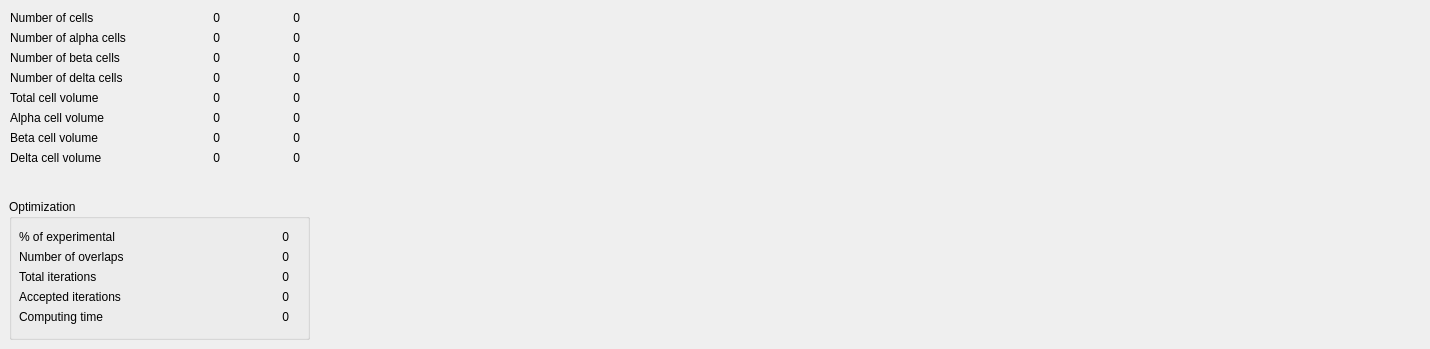
      <widget class="QWidget" name="tab_final_islet_stats">
       <attribute name="title">
        <string>Final islet</string>
       </attribute>
       <widget class="QLabel" name="fin_deltacells_value">
        <property name="geometry">
         <rect>
          <x>170</x>
          <y>70</y>
          <width>50</width>
          <height>15</height>
         </rect>
        </property>
        <property name="text">
         <string>0</string>
        </property>
        <property name="alignment">
         <set>Qt::AlignRight|Qt::AlignTrailing|Qt::AlignVCenter</set>
        </property>
       </widget>
       <widget class="QLabel" name="fin_ncells_value">
        <property name="geometry">
         <rect>
          <x>170</x>
          <y>10</y>
          <width>50</width>
          <height>15</height>
         </rect>
        </property>
        <property name="text">
         <string>0</string>
        </property>
        <property name="alignment">
         <set>Qt::AlignRight|Qt::AlignTrailing|Qt::AlignVCenter</set>
        </property>
       </widget>
       <widget class="QLabel" name="fin_alphacells_perc">
        <property name="geometry">
         <rect>
          <x>250</x>
          <y>30</y>
          <width>50</width>
          <height>15</height>
         </rect>
        </property>
        <property name="text">
         <string>0</string>
        </property>
        <property name="alignment">
         <set>Qt::AlignRight|Qt::AlignTrailing|Qt::AlignVCenter</set>
        </property>
       </widget>
       <widget class="QLabel" name="fin_betacells_value">
        <property name="geometry">
         <rect>
          <x>170</x>
          <y>50</y>
          <width>50</width>
          <height>15</height>
         </rect>
        </property>
        <property name="text">
         <string>0</string>
        </property>
        <property name="alignment">
         <set>Qt::AlignRight|Qt::AlignTrailing|Qt::AlignVCenter</set>
        </property>
       </widget>
       <widget class="QLabel" name="fin_betacells_perc">
        <property name="geometry">
         <rect>
          <x>250</x>
          <y>50</y>
          <width>50</width>
          <height>15</height>
         </rect>
        </property>
        <property name="text">
         <string>0</string>
        </property>
        <property name="alignment">
         <set>Qt::AlignRight|Qt::AlignTrailing|Qt::AlignVCenter</set>
        </property>
       </widget>
       <widget class="QLabel" name="fin_delta_cells_label">
        <property name="geometry">
         <rect>
          <x>10</x>
          <y>70</y>
          <width>141</width>
          <height>16</height>
         </rect>
        </property>
        <property name="text">
         <string>Number of delta cells</string>
        </property>
       </widget>
       <widget class="QLabel" name="fin_ncells_perc">
        <property name="geometry">
         <rect>
          <x>250</x>
          <y>10</y>
          <width>50</width>
          <height>15</height>
         </rect>
        </property>
        <property name="text">
         <string>0</string>
        </property>
        <property name="alignment">
         <set>Qt::AlignRight|Qt::AlignTrailing|Qt::AlignVCenter</set>
        </property>
       </widget>
       <widget class="QLabel" name="fin_beta_cells_label">
        <property name="geometry">
         <rect>
          <x>10</x>
          <y>50</y>
          <width>1411</width>
          <height>16</height>
         </rect>
        </property>
        <property name="text">
         <string>Number of beta cells</string>
        </property>
       </widget>
       <widget class="QLabel" name="fin_ncells_label">
        <property name="geometry">
         <rect>
          <x>10</x>
          <y>10</y>
          <width>141</width>
          <height>16</height>
         </rect>
        </property>
        <property name="text">
         <string>Number of cells</string>
        </property>
       </widget>
       <widget class="QLabel" name="fin_alpha_cells_label">
        <property name="geometry">
         <rect>
          <x>10</x>
          <y>30</y>
          <width>141</width>
          <height>16</height>
         </rect>
        </property>
        <property name="text">
         <string>Number of alpha cells</string>
        </property>
       </widget>
       <widget class="QLabel" name="fin_alphacells_value">
        <property name="geometry">
         <rect>
          <x>170</x>
          <y>30</y>
          <width>50</width>
          <height>15</height>
         </rect>
        </property>
        <property name="text">
         <string>0</string>
        </property>
        <property name="alignment">
         <set>Qt::AlignRight|Qt::AlignTrailing|Qt::AlignVCenter</set>
        </property>
       </widget>
       <widget class="QLabel" name="fin_deltacells_perc">
        <property name="geometry">
         <rect>
          <x>250</x>
          <y>70</y>
          <width>50</width>
          <height>15</height>
         </rect>
        </property>
        <property name="text">
         <string>0</string>
        </property>
        <property name="alignment">
         <set>Qt::AlignRight|Qt::AlignTrailing|Qt::AlignVCenter</set>
        </property>
       </widget>
       <widget class="QGroupBox" name="opt_stats_groupbox">
        <property name="geometry">
         <rect>
          <x>9</x>
          <y>199</y>
          <width>301</width>
          <height>141</height>
         </rect>
        </property>
        <property name="title">
         <string>Optimization </string>
        </property>
        <widget class="QLabel" name="perc_of_total_label">
         <property name="geometry">
          <rect>
           <x>10</x>
           <y>30</y>
           <width>130</width>
           <height>16</height>
          </rect>
         </property>
         <property name="text">
          <string>% of experimental</string>
         </property>
        </widget>
        <widget class="QLabel" name="n_overlaps_label">
         <property name="geometry">
          <rect>
           <x>10</x>
           <y>50</y>
           <width>130</width>
           <height>16</height>
          </rect>
         </property>
         <property name="text">
          <string>Number of overlaps</string>
         </property>
        </widget>
        <widget class="QLabel" name="total_iter_label">
         <property name="geometry">
          <rect>
           <x>10</x>
           <y>70</y>
           <width>130</width>
           <height>16</height>
          </rect>
         </property>
         <property name="text">
          <string>Total iterations</string>
         </property>
        </widget>
        <widget class="QLabel" name="acc_iter_label">
         <property name="geometry">
          <rect>
           <x>10</x>
           <y>90</y>
           <width>130</width>
           <height>16</height>
          </rect>
         </property>
         <property name="text">
          <string>Accepted iterations</string>
         </property>
        </widget>
        <widget class="QLabel" name="comp_time_label">
         <property name="geometry">
          <rect>
           <x>10</x>
           <y>110</y>
           <width>130</width>
           <height>16</height>
          </rect>
         </property>
         <property name="text">
          <string>Computing time</string>
         </property>
        </widget>
        <widget class="QLabel" name="perc_of_total_value">
         <property name="geometry">
          <rect>
           <x>180</x>
           <y>30</y>
           <width>100</width>
           <height>15</height>
          </rect>
         </property>
         <property name="text">
          <string>0</string>
         </property>
         <property name="alignment">
          <set>Qt::AlignRight|Qt::AlignTrailing|Qt::AlignVCenter</set>
         </property>
        </widget>
        <widget class="QLabel" name="n_overlaps_value">
         <property name="geometry">
          <rect>
           <x>180</x>
           <y>50</y>
           <width>100</width>
           <height>15</height>
          </rect>
         </property>
         <property name="text">
          <string>0</string>
         </property>
         <property name="alignment">
          <set>Qt::AlignRight|Qt::AlignTrailing|Qt::AlignVCenter</set>
         </property>
        </widget>
        <widget class="QLabel" name="total_iter_value">
         <property name="geometry">
          <rect>
           <x>180</x>
           <y>70</y>
           <width>100</width>
           <height>15</height>
          </rect>
         </property>
         <property name="text">
          <string>0</string>
         </property>
         <property name="alignment">
          <set>Qt::AlignRight|Qt::AlignTrailing|Qt::AlignVCenter</set>
         </property>
        </widget>
        <widget class="QLabel" name="acc_iter_value">
         <property name="geometry">
          <rect>
           <x>180</x>
           <y>90</y>
           <width>100</width>
           <height>15</height>
          </rect>
         </property>
         <property name="text">
          <string>0</string>
         </property>
         <property name="alignment">
          <set>Qt::AlignRight|Qt::AlignTrailing|Qt::AlignVCenter</set>
         </property>
        </widget>
        <widget class="QLabel" name="comp_time_value">
         <property name="geometry">
          <rect>
           <x>180</x>
           <y>110</y>
           <width>100</width>
           <height>15</height>
          </rect>
         </property>
         <property name="text">
          <string>0</string>
         </property>
         <property name="alignment">
          <set>Qt::AlignRight|Qt::AlignTrailing|Qt::AlignVCenter</set>
         </property>
        </widget>
       </widget>
       <widget class="QLabel" name="fin_total_vol_label">
        <property name="geometry">
         <rect>
          <x>10</x>
          <y>90</y>
          <width>141</width>
          <height>16</height>
         </rect>
        </property>
        <property name="text">
         <string>Total cell volume</string>
        </property>
       </widget>
       <widget class="QLabel" name="fin_total_vol_value">
        <property name="geometry">
         <rect>
          <x>170</x>
          <y>90</y>
          <width>50</width>
          <height>15</height>
         </rect>
        </property>
        <property name="text">
         <string>0</string>
        </property>
        <property name="alignment">
         <set>Qt::AlignRight|Qt::AlignTrailing|Qt::AlignVCenter</set>
        </property>
       </widget>
       <widget class="QLabel" name="fin_total_vol_perc">
        <property name="geometry">
         <rect>
          <x>250</x>
          <y>90</y>
          <width>50</width>
          <height>15</height>
         </rect>
        </property>
        <property name="text">
         <string>0</string>
        </property>
        <property name="alignment">
         <set>Qt::AlignRight|Qt::AlignTrailing|Qt::AlignVCenter</set>
        </property>
       </widget>
       <widget class="QLabel" name="fin_alpha_vol_label">
        <property name="geometry">
         <rect>
          <x>10</x>
          <y>110</y>
          <width>141</width>
          <height>16</height>
         </rect>
        </property>
        <property name="text">
         <string>Alpha cell volume</string>
        </property>
       </widget>
       <widget class="QLabel" name="fin_alpha_vol_value">
        <property name="geometry">
         <rect>
          <x>170</x>
          <y>110</y>
          <width>50</width>
          <height>15</height>
         </rect>
        </property>
        <property name="text">
         <string>0</string>
        </property>
        <property name="alignment">
         <set>Qt::AlignRight|Qt::AlignTrailing|Qt::AlignVCenter</set>
        </property>
       </widget>
       <widget class="QLabel" name="fin_alpha_vol_perc">
        <property name="geometry">
         <rect>
          <x>250</x>
          <y>110</y>
          <width>50</width>
          <height>15</height>
         </rect>
        </property>
        <property name="text">
         <string>0</string>
        </property>
        <property name="alignment">
         <set>Qt::AlignRight|Qt::AlignTrailing|Qt::AlignVCenter</set>
        </property>
       </widget>
       <widget class="QLabel" name="fin_beta_vol_label">
        <property name="geometry">
         <rect>
          <x>10</x>
          <y>130</y>
          <width>141</width>
          <height>16</height>
         </rect>
        </property>
        <property name="text">
         <string>Beta cell volume</string>
        </property>
       </widget>
       <widget class="QLabel" name="fin_delta_vol_label">
        <property name="geometry">
         <rect>
          <x>10</x>
          <y>150</y>
          <width>141</width>
          <height>16</height>
         </rect>
        </property>
        <property name="text">
         <string>Delta cell volume</string>
        </property>
       </widget>
       <widget class="QLabel" name="fin_beta_vol_value">
        <property name="geometry">
         <rect>
          <x>170</x>
          <y>130</y>
          <width>50</width>
          <height>15</height>
         </rect>
        </property>
        <property name="text">
         <string>0</string>
        </property>
        <property name="alignment">
         <set>Qt::AlignRight|Qt::AlignTrailing|Qt::AlignVCenter</set>
        </property>
       </widget>
       <widget class="QLabel" name="fin_delta_vol_value">
        <property name="geometry">
         <rect>
          <x>170</x>
          <y>150</y>
          <width>50</width>
          <height>15</height>
         </rect>
        </property>
        <property name="text">
         <string>0</string>
        </property>
        <property name="alignment">
         <set>Qt::AlignRight|Qt::AlignTrailing|Qt::AlignVCenter</set>
        </property>
       </widget>
       <widget class="QLabel" name="fin_beta_vol_perc">
        <property name="geometry">
         <rect>
          <x>250</x>
          <y>130</y>
          <width>50</width>
          <height>15</height>
         </rect>
        </property>
        <property name="text">
         <string>0</string>
        </property>
        <property name="alignment">
         <set>Qt::AlignRight|Qt::AlignTrailing|Qt::AlignVCenter</set>
        </property>
       </widget>
       <widget class="QLabel" name="fin_delta_vol_perc">
        <property name="geometry">
         <rect>
          <x>250</x>
          <y>150</y>
          <width>50</width>
          <height>15</height>
         </rect>
        </property>
        <property name="text">
         <string>0</string>
        </property>
        <property name="alignment">
         <set>Qt::AlignRight|Qt::AlignTrailing|Qt::AlignVCenter</set>
        </property>
       </widget>
      </widget>
